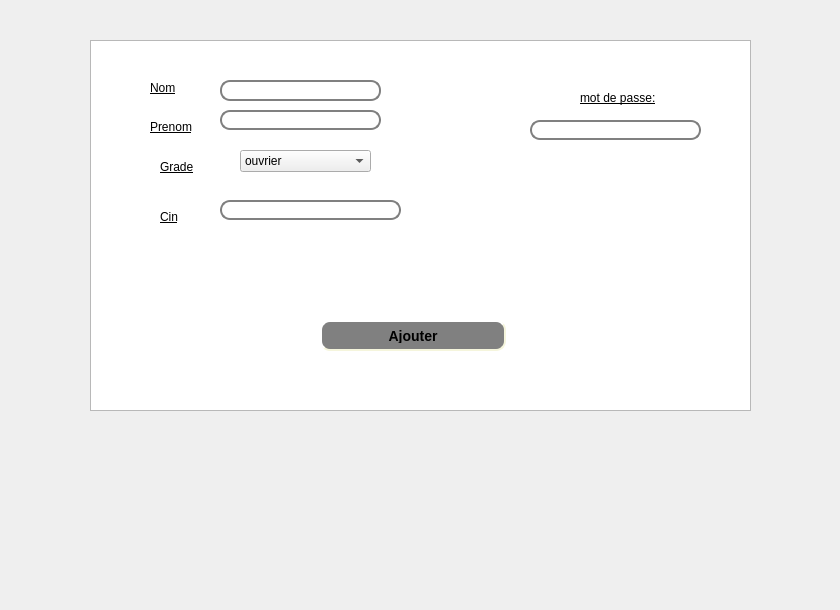
     <widget class="QWidget" name="tab">
      <attribute name="title">
       <string>Ajouter un employe</string>
      </attribute>
      <widget class="QTableView" name="tabemploye_3">
       <property name="geometry">
        <rect>
         <x>90</x>
         <y>40</y>
         <width>661</width>
         <height>371</height>
        </rect>
       </property>
       <property name="styleSheet">
        <string notr="true">QTabWidget::pane { /* tabemploye_3 */
    border-top: 2px solid #C2C7CB;
    position: absolute;
    top: -0.5em;
}
</string>
       </property>
      </widget>
      <widget class="QLineEdit" name="lineEdit_nom">
       <property name="geometry">
        <rect>
         <x>220</x>
         <y>80</y>
         <width>161</width>
         <height>21</height>
        </rect>
       </property>
       <property name="styleSheet">
        <string notr="true">QLineEdit {
    border: 2px solid gray;
    border-radius: 10px;
    padding: 0 8px;
    background: white;
    selection-background-color: darkgray;
}</string>
       </property>
      </widget>
      <widget class="QLineEdit" name="lineEdit_prenom">
       <property name="geometry">
        <rect>
         <x>220</x>
         <y>110</y>
         <width>161</width>
         <height>20</height>
        </rect>
       </property>
       <property name="styleSheet">
        <string notr="true">QLineEdit {
    border: 2px solid gray;
    border-radius: 10px;
    padding: 0 8px;
    background: white;
    selection-background-color: darkgray;
}</string>
       </property>
      </widget>
      <widget class="QLineEdit" name="lineEdit_cin">
       <property name="geometry">
        <rect>
         <x>220</x>
         <y>200</y>
         <width>181</width>
         <height>20</height>
        </rect>
       </property>
       <property name="styleSheet">
        <string notr="true">QLineEdit {
    border: 2px solid gray;
    border-radius: 10px;
    padding: 0 8px;
    background: white;
    selection-background-color: darkgray;
}</string>
       </property>
      </widget>
      <widget class="QPushButton" name="pb_ajouter_5">
       <property name="geometry">
        <rect>
         <x>320</x>
         <y>320</y>
         <width>186</width>
         <height>31</height>
        </rect>
       </property>
       <property name="styleSheet">
        <string notr="true">QPushButton#pb_ajouter_5 {
    background-color: grey;
    border-style: outset;
    border-width: 2px;
    border-radius: 10px;
    border-color: beige;
    font: bold 14px;
    min-width: 10em;
    padding: 6px;
}
</string>
       </property>
       <property name="text">
        <string>Ajouter</string>
       </property>
      </widget>
      <widget class="QLabel" name="label_20">
       <property name="geometry">
        <rect>
         <x>150</x>
         <y>80</y>
         <width>61</width>
         <height>16</height>
        </rect>
       </property>
       <property name="styleSheet">
        <string notr="true">font: 12pt &quot;Andalus&quot;;
text-decoration: underline;</string>
       </property>
       <property name="text">
        <string>Nom</string>
       </property>
      </widget>
      <widget class="QLabel" name="label_21">
       <property name="geometry">
        <rect>
         <x>150</x>
         <y>120</y>
         <width>47</width>
         <height>13</height>
        </rect>
       </property>
       <property name="styleSheet">
        <string notr="true">font: 12pt &quot;Andalus&quot;;
text-decoration: underline;</string>
       </property>
       <property name="text">
        <string>Prenom</string>
       </property>
      </widget>
      <widget class="QLabel" name="label_22">
       <property name="geometry">
        <rect>
         <x>160</x>
         <y>160</y>
         <width>47</width>
         <height>13</height>
        </rect>
       </property>
       <property name="styleSheet">
        <string notr="true">font: 12pt &quot;Andalus&quot;;
text-decoration: underline;</string>
       </property>
       <property name="text">
        <string>Grade</string>
       </property>
      </widget>
      <widget class="QLabel" name="label_23">
       <property name="geometry">
        <rect>
         <x>160</x>
         <y>210</y>
         <width>47</width>
         <height>13</height>
        </rect>
       </property>
       <property name="styleSheet">
        <string notr="true">font: 12pt &quot;Andalus&quot;;
text-decoration: underline;</string>
       </property>
       <property name="text">
        <string>Cin</string>
       </property>
      </widget>
      <widget class="QLabel" name="label_10">
       <property name="geometry">
        <rect>
         <x>0</x>
         <y>0</y>
         <width>501</width>
         <height>261</height>
        </rect>
       </property>
       <property name="styleSheet">
        <string notr="true">background-image: url(:/bg.jpg);</string>
       </property>
       <property name="text">
        <string/>
       </property>
       <property name="pixmap">
        <pixmap>../60342173_2276972439287605_1529191567795945472_n.jpg</pixmap>
       </property>
      </widget>
      <widget class="QComboBox" name="comboBoxgrade">
       <property name="geometry">
        <rect>
         <x>240</x>
         <y>150</y>
         <width>131</width>
         <height>22</height>
        </rect>
       </property>
       <item>
        <property name="text">
         <string>ouvrier </string>
        </property>
       </item>
       <item>
        <property name="text">
         <string>chauffeur</string>
        </property>
       </item>
       <item>
        <property name="text">
         <string>responsable rh</string>
        </property>
       </item>
       <item>
        <property name="text">
         <string>agent</string>
        </property>
       </item>
       <item>
        <property name="text">
         <string>responsable gestion</string>
        </property>
       </item>
       <item>
        <property name="text">
         <string>technicien</string>
        </property>
       </item>
      </widget>
      <widget class="QLabel" name="label_25">
       <property name="geometry">
        <rect>
         <x>580</x>
         <y>90</y>
         <width>81</width>
         <height>16</height>
        </rect>
       </property>
       <property name="styleSheet">
        <string notr="true">font: 12pt &quot;Andalus&quot;;
text-decoration: underline;</string>
       </property>
       <property name="text">
        <string>mot de passe:</string>
       </property>
      </widget>
      <widget class="QLineEdit" name="mdp">
       <property name="geometry">
        <rect>
         <x>530</x>
         <y>120</y>
         <width>171</width>
         <height>20</height>
        </rect>
       </property>
       <property name="styleSheet">
        <string notr="true">QLineEdit {
    border: 2px solid gray;
    border-radius: 10px;
    padding: 0 8px;
    background: white;
    selection-background-color: darkgray;
}</string>
       </property>
      </widget>
      <widget class="QLabel" name="label_40">
       <property name="geometry">
        <rect>
         <x>0</x>
         <y>-1</y>
         <width>831</width>
         <height>601</height>
        </rect>
       </property>
       <property name="text">
        <string/>
       </property>
       <property name="pixmap">
        <pixmap>../../Downloads/back.png</pixmap>
       </property>
      </widget>
      <zorder>label_40</zorder>
      <zorder>label_10</zorder>
      <zorder>tabemploye_3</zorder>
      <zorder>lineEdit_nom</zorder>
      <zorder>lineEdit_prenom</zorder>
      <zorder>lineEdit_cin</zorder>
      <zorder>pb_ajouter_5</zorder>
      <zorder>label_20</zorder>
      <zorder>label_21</zorder>
      <zorder>label_22</zorder>
      <zorder>label_23</zorder>
      <zorder>comboBoxgrade</zorder>
      <zorder>label_25</zorder>
      <zorder>mdp</zorder>
     </widget>
